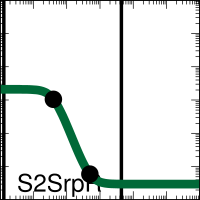

This chart was generated by the following gnuplot code:

set output "demo001_A000_xfer_model_S2_SrpR.eps"
set terminal postscript eps enhanced color "Helvetica, 35" size 2,2
set logscale x
set logscale y
set lmargin screen 0.0
set rmargin screen 1.0
set tmargin screen 1.0
set bmargin screen 0.0
set size ratio 1.0
set border linewidth 2
set tics scale 2
set mxtics 10
set mytics 10
set key bottom left
set key samplen -1
set xrange [0.001:1000.0]
set yrange [0.001:1000.0]
set format y "10^{%L}"    
set format x "10^{%L}"    
set format x ""    
set xlabel '1010'
set arrow from 0.0013,0.001 to 0.0013,1000.0 nohead lw 10 lt 2 lc rgb '#000000'
set arrow from 4.4,0.001 to 4.4,1000.0 nohead lw 10 lt 2 lc rgb '#000000'
ymin = 0.003
ymax = 2.1
K = 0.04
n = 2.6
set dummy x

plot ymin+(ymax-ymin)/(1.0+(x/K)**n) lw 25 lc rgb '#006838' title 'S2SrpR',\
 "<echo '1 2'" using (0.040044043):(1.0500000063963981)  with points pt 7 ps 4 lc rgb 'black' notitle,\
 "<echo '1 2'" using (0.49642145):(0.005999999994950898)  with points pt 7 ps 4 lc rgb 'black' notitle
